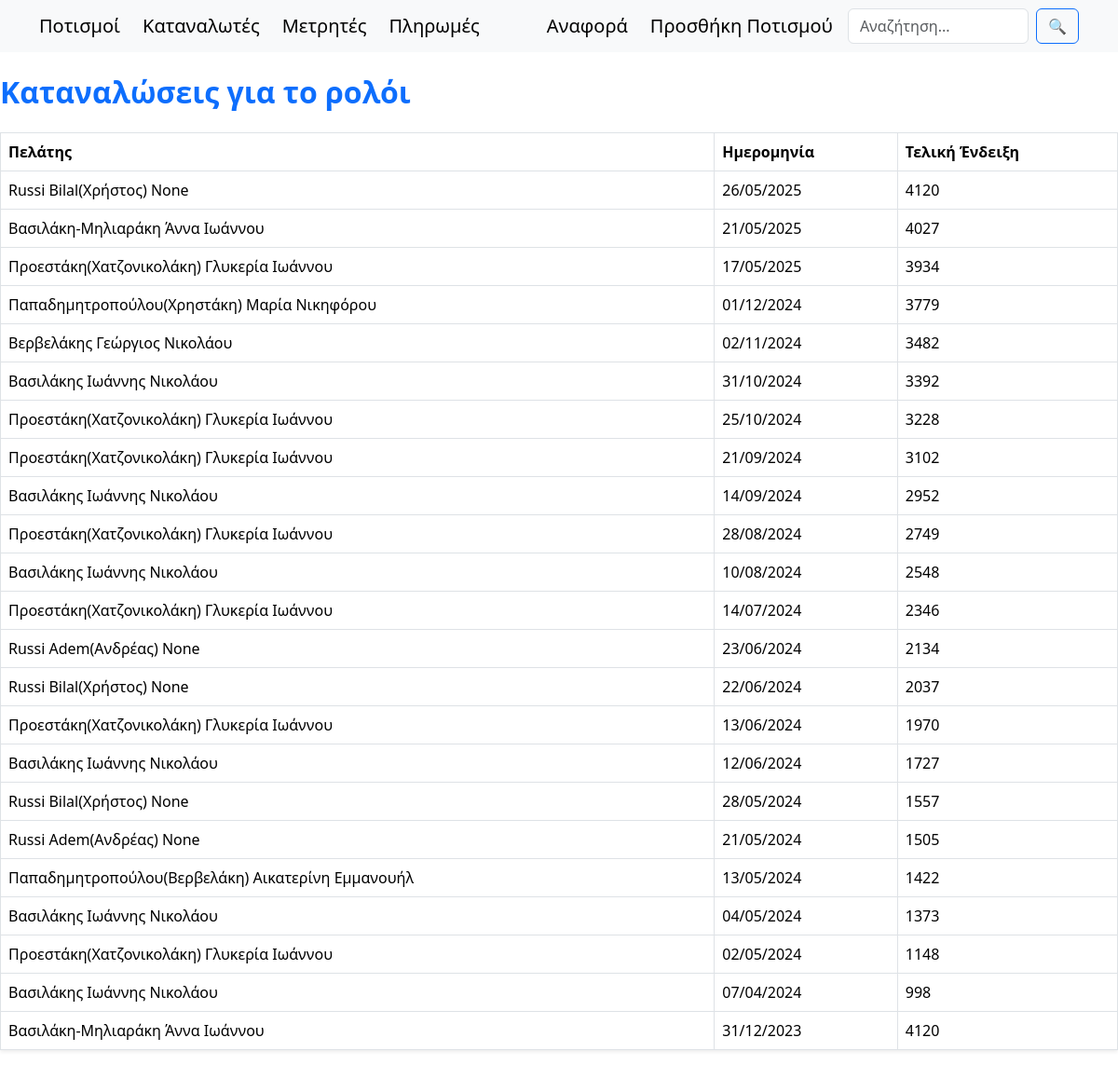
The app's page /counter/2/, older data.
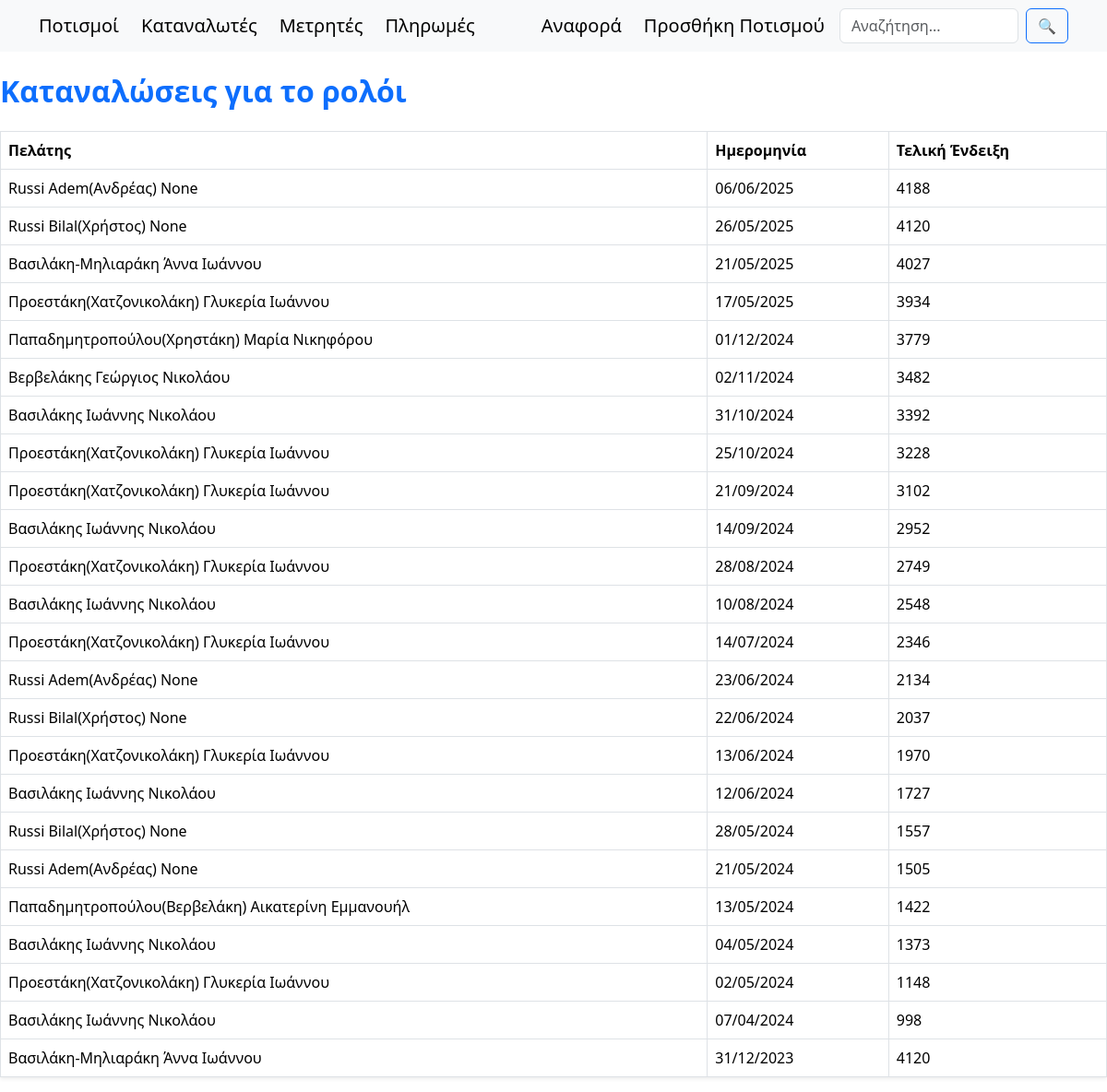
The same page, newer data.
### synet/models.py (models this page shows, shortened)
class WaterCons(models.Model):
    serialNumber = models.IntegerField(null=True, blank=True)
    date = models.DateField()
    counter = models.ForeignKey(Counters, on_delete=models.SET_NULL, null=True)
    customer = models.ForeignKey(Persons, on_delete=models.SET_NULL, null=True)
    finalIndication = models.IntegerField()
    initialIndication = models.IntegerField()
    intermediateIndication = models.IntegerField(null=True, blank=True)
    cubicMeters = models.IntegerField(null=True, blank=True)
    billableCubicMeters = models.IntegerField(null=True, blank=True)
    hydronomistsCubicMeters = models.DecimalField(max_digits=10, decimal_places=2, null=True, blank=True)
    costPerMeter = models.DecimalField(max_digits=10, decimal_places=2, null=True, blank=True, default=0.30)
    cost = models.DecimalField(max_digits=10, decimal_places=2, null=True, blank=True)
    hydronomistsRight = models.DecimalField(max_digits=10, decimal_places=2, null=True, blank=True)
    viberMsg = models.CharField(max_length=200, null=True, blank=True)
    notes = models.TextField( null=True,blank=True)
    field = models.ForeignKey(Fields, on_delete=models.SET_NULL, null=True, blank=True)
    receipt = models.ForeignKey("Paids", on_delete=models.SET_NULL, null=True, blank=True, related_name="watercons_receipts") # idΑπόδειξης (paids_id)

class Persons(models.Model):
    surname = models.CharField(max_length=100)
    name = models.CharField(max_length=100, null=True, blank=True)
    fathersName = models.CharField(max_length=100, null=True, blank=True)
    afm = models.CharField(max_length=9, null=True, blank=True, unique=True)
    phone = models.CharField(max_length=10, null=True, blank=True)
    member = models.BooleanField(default=True)  # Είναι μέλος του συνεταιρισμού
    payAsMember = models.BooleanField(default=True)  # Πληρώνει σαν μέλος του συνεταιρισμού
    isActive = models.BooleanField(default=False)  # Είναι ενεργός στον πολιτισμό
    aa = models.IntegerField(null=True, blank=True, unique=True)  # Αύξων αριθμός απόφασης ΔΣ 7/10/2000
    placeOfResidence = models.CharField(max_length=20, null=True, blank=True) # Τόπος διαμονής
    notes = models.CharField(max_length=100, null=True, blank=True)
    class Meta:
        unique_together = ('surname', 'name', 'fathersName')
        ordering = ['surname', 'name', 'fathersName']
    def __str__(self):
        return f"{self.surname} {self.name} {self.fathersName}".strip()  # Αφαιρεί επιπλέον κενά

### synet/views.py (the view)
# urls.py: path('counter/<int:pk>/', views.counter_detail, name='counter_detail'),
def counter_detail(request, pk):
    counter = get_object_or_404(Counters, pk=pk)
    consumptions = WaterCons.objects.filter(counter=counter).order_by('-date', '-finalIndication')
    return render(request, 'counter_detail.html', {
        'counter': counter,
        'consumptions': consumptions
    })

### templates/counter_detail.html (shortened to what this page needs)
{% extends "main.html" %}
{% block content %}
<h2 class="my-4">Καταναλώσεις για το ρολόι <strong>{{ counter.counter }}</strong></h2>
<div class="table-responsive">
    <table class="table table-bordered table-hover align-middle shadow-sm">
        <thead>
            <tr>
                <th>Πελάτης</th>
                <th>Ημερομηνία</th>
                <th>Τελική Ένδειξη</th>
            </tr>
        </thead>
        <tbody>
            {% for cons in consumptions %}
            <tr>
                <td>{{ cons.customer }}</td>
                <td>{{ cons.date|date:"d/m/Y" }}</td>
                <td>{{ cons.finalIndication }}</td>
            </tr>
            {% empty %}
            <tr>
                <td colspan="3" class="text-center">Δεν υπάρχουν καταναλώσεις.</td>
            </tr>
            {% endfor %}
        </tbody>
    </table>
</div>
{% endblock content %}

Row changes from the older to the newer data that the page shows:
added WaterCons: customer "Russi Adem(Ανδρέας) None", date "06/06/2025", finalIndication "4188"
